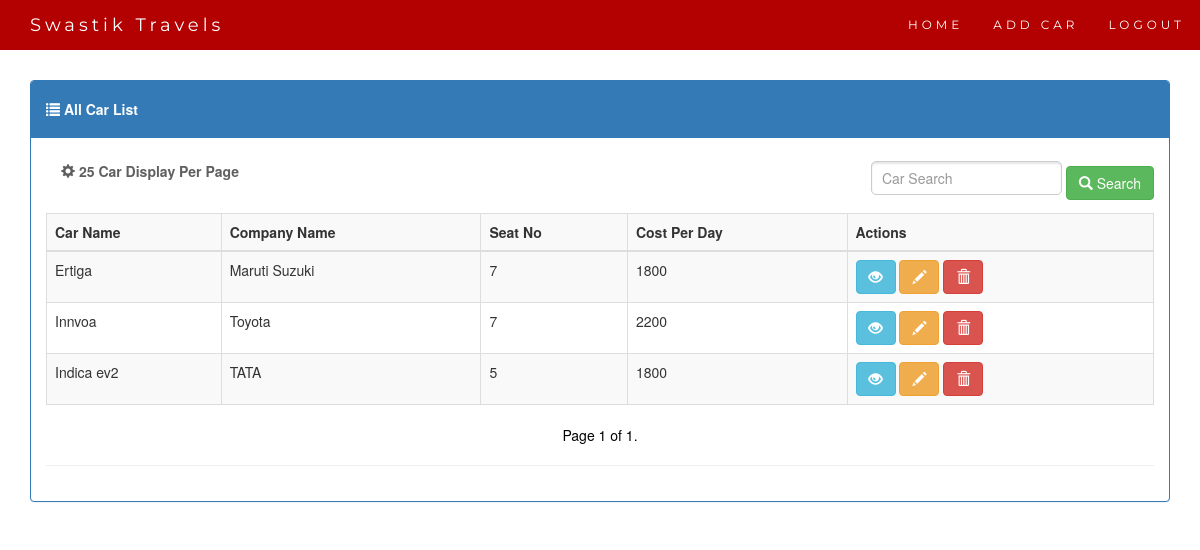
The app's page /admin_carlist/ with its own data.
### ST_App/models.py (models this page shows, shortened)
class Car(models.Model):
    car_name = models.CharField(max_length=50)
    company_name = models.CharField(max_length=50)
    year = models.IntegerField()
    number_of_seats = models.IntegerField()
    cost_per_day = models.CharField(max_length=10)
    cost_for_outstation = models.CharField(max_length=10, null=True)
    car_image = models.ImageField(upload_to='car_images/')  # Define the upload_to path as per your needs

### ST_App/views.py (the view, shortened to what this page needs)
# urls.py: path('admin_carlist/',views.AdminCarListView.as_view(), name='admin_carlist'),
class AdminCarListView(View):
    template_name = 'admin_index.html'
    paginate_by = 12
    def get(self, request):
        car_list = Car.objects.order_by('-id')
        query = request.GET.get('q')
        paginator = Paginator(car_list, self.paginate_by)
        page = request.GET.get('page')
        try:
            cars = paginator.page(page)
        except PageNotAnInteger:
            cars = paginator.page(1)
        except EmptyPage:
            cars = paginator.page(paginator.num_pages)
        context = {'car': cars}
        return render(request, self.template_name, context)

### ST_App/templates/admin_index.html (shortened to what this page needs)
{% extends 'base.html' %}
{% block nav %}
    <div class="collapse navbar-collapse" id="myNavbar">
      <ul class="nav navbar-nav navbar-right">
        <li><a href="{% url 'home' %}">HOME</a></li>
        <li><a href="{% url 'add_car' %}">ADD CAR</a></li>
        <li><a href="{% url 'logout' %}">LOGOUT</a></li>
      </ul>
    </div>
{% endblock %}
{% block body %}
<div class='container table-responsive' style="margin-top: 80px;">
<div class="panel panel-primary">
  <div class="panel-heading"><h5><strong><span class="glyphicon glyphicon-list"></span> All Car List</strong></h5> </div>
    <div class="panel-body">
  <strong class="navbar-form navbar-left" style="color: #5f5f5f;"><span class="glyphicon glyphicon-cog"></span> 25 Car Display Per Page </strong>
      <form method="GET" class="navbar-form navbar-right" role="search">
        <div class="form-group">
          <input type="text" class="form-control" placeholder="Car Search" value="{{request.GET.q}}" name="q">
        </div>
        <button type="submit" class="btn btn-success"><span class="glyphicon glyphicon-search"></span> Search</button>
      </form>
  <table class="table table-bordered table-striped table-hover">
   <tr>
    <td><strong>Car Name</strong></td>
    <td><strong>Company Name</strong></td>
    <td><strong>Seat No</strong></td>
    <td><strong>Cost Per Day</strong></td>
    <td><strong>Actions</strong></td>
  </tr>
      <tbody>
      {% for ob in car %}
    <tr>
    <td>{{ob.car_name}}</td>
    <td>{{ob.company_name}}</td>
    <td>{{ob.number_of_seats}}</td>
    <td>{{ob.cost_per_day}}</td>
    <td>
         <a href="{% url 'car_detail' ob.id %}"><button type="button" class="btn btn-info"><span class="glyphicon glyphicon-eye-open"></span></button></a>
         <a href="{% url 'car_update' ob.id %}"><button type="button" class="btn btn-warning"><span class="glyphicon glyphicon-pencil"></span></button></a>
         <a href="{% url 'car_delete' ob.id %}"><button type="button" class="btn btn-danger" onclick="return getConfirmation()"><span class="glyphicon glyphicon-trash"></span></button></a>
    </td>
    </tr>
    {% endfor %}
</tbody>
  </table>
<nav>
  <ul class="pager">
      <li class="previous" style="color: black !important;">
          Page {{ car.number }} of {{ car.paginator.num_pages }}.
    </li>
  </ul>
</nav>
        <hr>
</div>
</div>
</div>
{% endblock %}

### records on screen
Car: car_name "Ertiga", company_name "Maruti Suzuki", number_of_seats "7", cost_per_day "1800"
Car: car_name "Innvoa", company_name "Toyota", number_of_seats "7", cost_per_day "2200"
Car: car_name "Indica ev2", company_name "TATA", number_of_seats "5", cost_per_day "1800"

### other values on screen
{{ car.number }} "1"
{{ car.paginator.num_pages }} "1"
